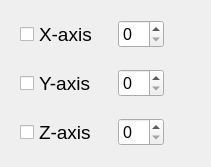
             <widget class="QFrame" name="fm_dmm">
              <property name="frameShape">
               <enum>QFrame::NoFrame</enum>
              </property>
              <property name="frameShadow">
               <enum>QFrame::Raised</enum>
              </property>
              <layout class="QGridLayout" name="gridLayout_2">
               <property name="sizeConstraint">
                <enum>QLayout::SetFixedSize</enum>
               </property>
               <property name="margin">
                <number>20</number>
               </property>
               <property name="spacing">
                <number>20</number>
               </property>
               <item row="0" column="2">
                <widget class="QLabel" name="la_dmm_x_led">
                 <property name="sizePolicy">
                  <sizepolicy hsizetype="Fixed" vsizetype="Fixed">
                   <horstretch>0</horstretch>
                   <verstretch>0</verstretch>
                  </sizepolicy>
                 </property>
                 <property name="maximumSize">
                  <size>
                   <width>15</width>
                   <height>15</height>
                  </size>
                 </property>
                 <property name="text">
                  <string/>
                 </property>
                 <property name="pixmap">
                  <pixmap resource="resources.qrc">:/images/images/led_red.png</pixmap>
                 </property>
                 <property name="scaledContents">
                  <bool>true</bool>
                 </property>
                </widget>
               </item>
               <item row="0" column="1">
                <widget class="QSpinBox" name="sb_dmm_x_address">
                 <property name="font">
                  <font>
                   <pointsize>12</pointsize>
                  </font>
                 </property>
                 <property name="suffix">
                  <string/>
                 </property>
                </widget>
               </item>
               <item row="1" column="0">
                <widget class="QCheckBox" name="cb_dmm_y_enable">
                 <property name="font">
                  <font>
                   <pointsize>14</pointsize>
                  </font>
                 </property>
                 <property name="text">
                  <string>Y-axis</string>
                 </property>
                </widget>
               </item>
               <item row="1" column="1">
                <widget class="QSpinBox" name="sb_dmm_y_address">
                 <property name="font">
                  <font>
                   <pointsize>12</pointsize>
                  </font>
                 </property>
                </widget>
               </item>
               <item row="1" column="2">
                <widget class="QLabel" name="la_dmm_y_led">
                 <property name="sizePolicy">
                  <sizepolicy hsizetype="Fixed" vsizetype="Fixed">
                   <horstretch>0</horstretch>
                   <verstretch>0</verstretch>
                  </sizepolicy>
                 </property>
                 <property name="maximumSize">
                  <size>
                   <width>15</width>
                   <height>15</height>
                  </size>
                 </property>
                 <property name="text">
                  <string/>
                 </property>
                 <property name="pixmap">
                  <pixmap resource="resources.qrc">:/images/images/led_red.png</pixmap>
                 </property>
                 <property name="scaledContents">
                  <bool>true</bool>
                 </property>
                </widget>
               </item>
               <item row="0" column="0">
                <widget class="QCheckBox" name="cb_dmm_x_enable">
                 <property name="font">
                  <font>
                   <pointsize>14</pointsize>
                  </font>
                 </property>
                 <property name="text">
                  <string>X-axis</string>
                 </property>
                </widget>
               </item>
               <item row="2" column="0">
                <widget class="QCheckBox" name="cb_dmm_z_enable">
                 <property name="font">
                  <font>
                   <pointsize>14</pointsize>
                  </font>
                 </property>
                 <property name="text">
                  <string>Z-axis</string>
                 </property>
                </widget>
               </item>
               <item row="2" column="1">
                <widget class="QSpinBox" name="sb_dmm_z_address">
                 <property name="font">
                  <font>
                   <pointsize>12</pointsize>
                  </font>
                 </property>
                </widget>
               </item>
               <item row="2" column="2">
                <widget class="QLabel" name="la_dmm_z_led">
                 <property name="sizePolicy">
                  <sizepolicy hsizetype="Fixed" vsizetype="Fixed">
                   <horstretch>0</horstretch>
                   <verstretch>0</verstretch>
                  </sizepolicy>
                 </property>
                 <property name="maximumSize">
                  <size>
                   <width>15</width>
                   <height>15</height>
                  </size>
                 </property>
                 <property name="text">
                  <string/>
                 </property>
                 <property name="pixmap">
                  <pixmap resource="resources.qrc">:/images/images/led_red.png</pixmap>
                 </property>
                 <property name="scaledContents">
                  <bool>true</bool>
                 </property>
                </widget>
               </item>
              </layout>
             </widget>
